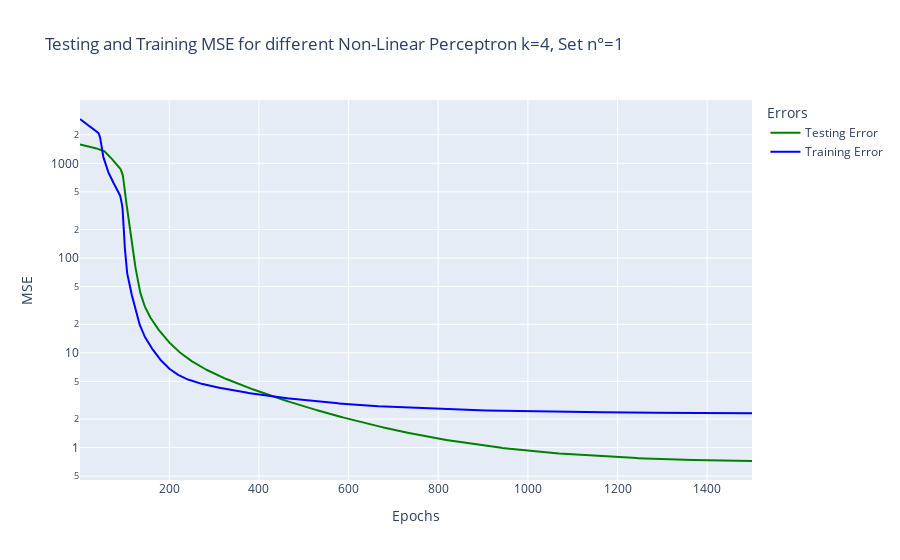
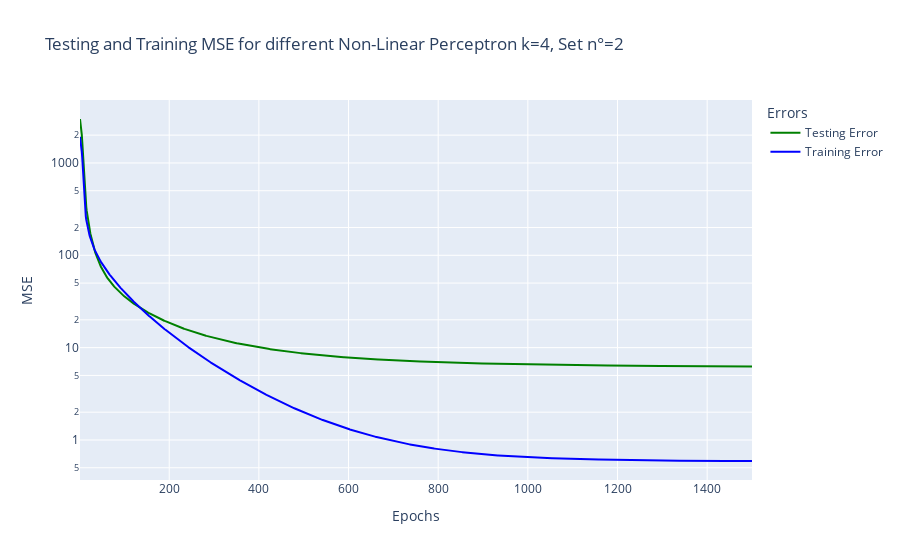
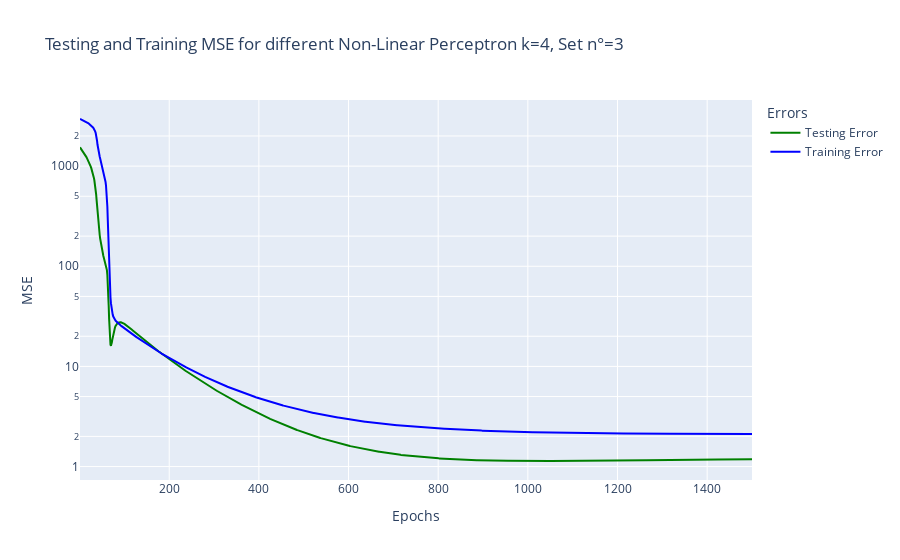
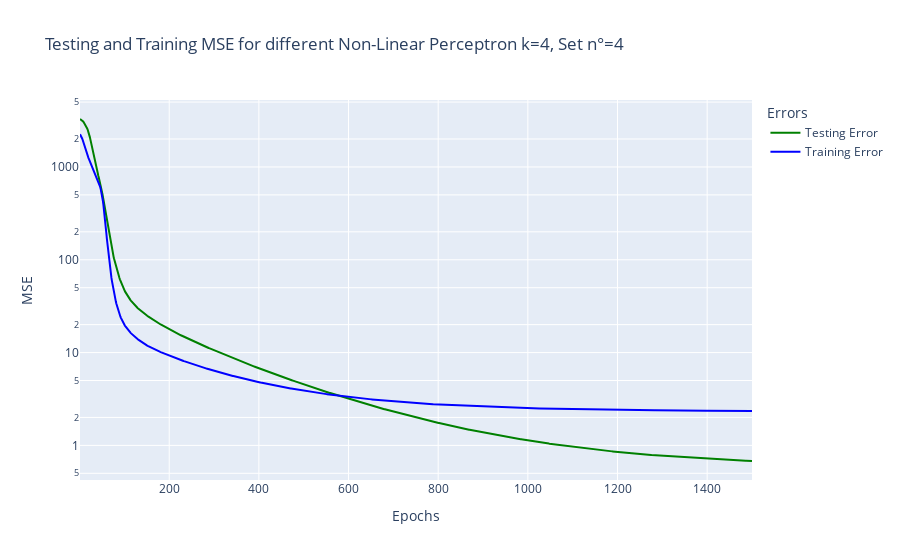

These figures' notebook cell, in order:
### Code cell
import numpy as np
# ERROR FROM BETAS OVER TIME
# Need a file with 10 betas in outputs/tanh/betatest 

import plotly.graph_objects as go
import pandas as pd

def read_csv_data(file_path):
    data = pd.read_csv(file_path)
    return data['period'].tolist(), data['testing_error'].tolist(), data['training_error'].tolist()

nums = [0,1,2,3]
strings = ["sigmoid", "tanh"]

for num in nums:
    #epochs_1, test_errors_1, train_errors_1 = read_csv_data('../output/ej2/output_nonlinear_tanh' + str(num) + '.csv') 
    epochs_2, test_errors_2, train_errors_2 = read_csv_data('../output/ej2/output_nonlinear_sigmoid' + str(num) + '.csv') 

    fig = go.Figure()
    
    #fig.add_trace(go.Scatter(x=epochs_1[:1500], y=test_errors_1[:1500], mode='lines', line=dict(color='blue'), name='Testing Error (Tanh)' ))
    #fig.add_trace(go.Scatter(x=epochs_1[:1500], y=train_errors_1[:1500], mode='lines', line=dict(dash='dot', color='blue'), name='Training Error (Sigmoid)'))
    
            
    fig.add_trace(go.Scatter(x=epochs_2[:1500], y=test_errors_2[:1500], mode='lines', line=dict(color='green'), name='Testing Error'))
    fig.add_trace(go.Scatter(x=epochs_2[:1500], y=train_errors_2[:1500], mode='lines', line=dict(color='blue'), name='Training Error'))
    
    
    
    fig.update_layout(
        title='Testing and Training MSE for different Non-Linear Perceptron k=4, Set n°=' + str(num+1),
        xaxis_title='Epochs',
        yaxis_title='MSE',
        legend_title='Errors',
        yaxis=dict(type='log'),
        template='plotly'
    )
    
    fig.show()
    
test_errors_total = np.zeros(4999)
train_errors_total = np.zeros(4999)

for num in nums:
    epochs_2, test_errors_2, train_errors_2 = read_csv_data('../output/ej2/output_nonlinear_sigmoid' + str(num) + '.csv') 

            
    test_errors_total = np.array(test_errors_total) + np.array(test_errors_2)
    train_errors_total = np.array(train_errors_total) + np.array(train_errors_2)
    
    
fig = go.Figure()

fig.add_trace(go.Scatter(x=epochs_2[:1500], y=test_errors_total[:1500], mode='lines', line=dict(color='green'), name='Testing Error'))
fig.add_trace(go.Scatter(x=epochs_2[:1500], y=train_errors_total[:1500], mode='lines', line=dict(color='blue'), name='Training Error'))
    
fig.update_layout(
    title='Testing and Training MSE for different Non-Linear Perceptron k=4, Set totals',
    xaxis_title='Epochs',
    yaxis_title='MSE',
    legend_title='Errors',
    yaxis=dict(type='log'),
    template='plotly'
)

fig.show()

### Figure 1 — Plotly figure (JSON) as saved in the notebook; plotly's stock layout.template omitted (floating-point values rounded to 4 significant figures; data arrays with more than 128 entries replaced by an {"elided": "..."} marker saying what was removed)
{"data": [{"line": {"color": "green"}, "mode": "lines", "name": "Testing Error", "x": {"elided": "1500 int values"}, "y": {"elided": "1500 float values"}, "type": "scatter"}, {"line": {"color": "blue"}, "mode": "lines", "name": "Training Error", "x": {"elided": "1500 int values"}, "y": {"elided": "1500 float values"}, "type": "scatter"}], "layout": {"yaxis": {"title": {"text": "MSE"}, "type": "log"}, "title": {"text": "Testing and Training MSE for different Non-Linear Perceptron k=4, Set n°=1"}, "xaxis": {"title": {"text": "Epochs"}}, "legend": {"title": {"text": "Errors"}}}}

### Figure 2 — Plotly figure (JSON) as saved in the notebook; plotly's stock layout.template omitted (floating-point values rounded to 4 significant figures; data arrays with more than 128 entries replaced by an {"elided": "..."} marker saying what was removed)
{"data": [{"line": {"color": "green"}, "mode": "lines", "name": "Testing Error", "x": {"elided": "1500 int values"}, "y": {"elided": "1500 float values"}, "type": "scatter"}, {"line": {"color": "blue"}, "mode": "lines", "name": "Training Error", "x": {"elided": "1500 int values"}, "y": {"elided": "1500 float values"}, "type": "scatter"}], "layout": {"yaxis": {"title": {"text": "MSE"}, "type": "log"}, "title": {"text": "Testing and Training MSE for different Non-Linear Perceptron k=4, Set n°=2"}, "xaxis": {"title": {"text": "Epochs"}}, "legend": {"title": {"text": "Errors"}}}}

### Figure 3 — Plotly figure (JSON) as saved in the notebook; plotly's stock layout.template omitted (floating-point values rounded to 4 significant figures; data arrays with more than 128 entries replaced by an {"elided": "..."} marker saying what was removed)
{"data": [{"line": {"color": "green"}, "mode": "lines", "name": "Testing Error", "x": {"elided": "1500 int values"}, "y": {"elided": "1500 float values"}, "type": "scatter"}, {"line": {"color": "blue"}, "mode": "lines", "name": "Training Error", "x": {"elided": "1500 int values"}, "y": {"elided": "1500 float values"}, "type": "scatter"}], "layout": {"yaxis": {"title": {"text": "MSE"}, "type": "log"}, "title": {"text": "Testing and Training MSE for different Non-Linear Perceptron k=4, Set n°=3"}, "xaxis": {"title": {"text": "Epochs"}}, "legend": {"title": {"text": "Errors"}}}}

### Figure 4 — Plotly figure (JSON) as saved in the notebook; plotly's stock layout.template omitted (floating-point values rounded to 4 significant figures; data arrays with more than 128 entries replaced by an {"elided": "..."} marker saying what was removed)
{"data": [{"line": {"color": "green"}, "mode": "lines", "name": "Testing Error", "x": {"elided": "1500 int values"}, "y": {"elided": "1500 float values"}, "type": "scatter"}, {"line": {"color": "blue"}, "mode": "lines", "name": "Training Error", "x": {"elided": "1500 int values"}, "y": {"elided": "1500 float values"}, "type": "scatter"}], "layout": {"yaxis": {"title": {"text": "MSE"}, "type": "log"}, "title": {"text": "Testing and Training MSE for different Non-Linear Perceptron k=4, Set n°=4"}, "xaxis": {"title": {"text": "Epochs"}}, "legend": {"title": {"text": "Errors"}}}}
